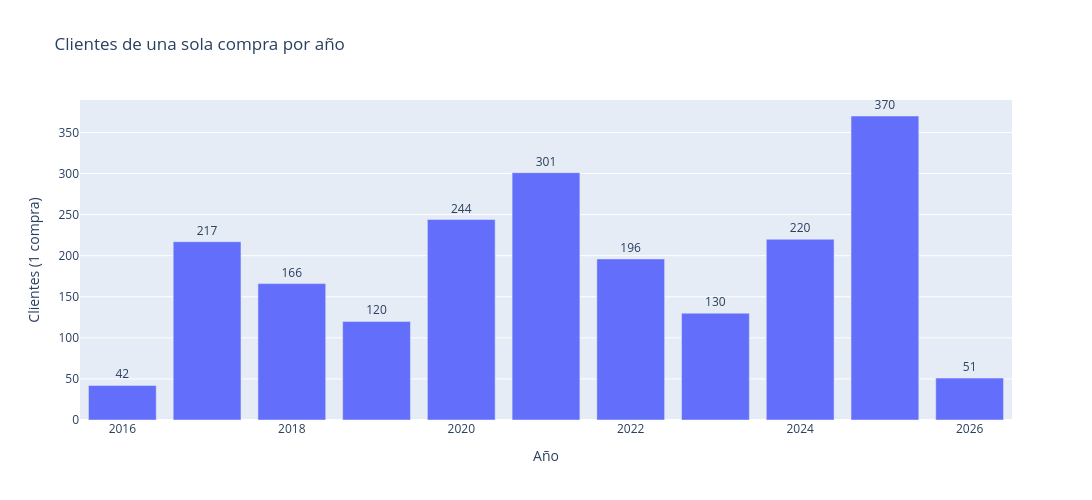

Notebook cell for this chart:
### Code cell
fig = px.bar(
    nuevos_por_anio,
    x="year",
    y="clientes_unicos",
    text="clientes_unicos",
    title="Clientes de una sola compra por año",
    labels={
        "year": "Año",
        "clientes_unicos": "Clientes (1 compra)"
    },
    width=1100,
    height=500
)

fig.update_traces(textposition="outside")

fig.show()

### Figure 1 — Plotly figure (JSON) as saved in the notebook; plotly's stock layout.template omitted (floating-point values rounded to 4 significant figures)
{"data": [{"hovertemplate": "Año=%{x}<br>Clientes (1 compra)=%{text}<extra></extra>", "legendgroup": "", "marker": {"color": "#636efa", "pattern": {"shape": ""}}, "name": "", "orientation": "v", "showlegend": false, "text": [42.0, 217.0, 166.0, 120.0, 244.0, 301.0, 196.0, 130.0, 220.0, 370.0, 51.0], "textposition": "outside", "type": "bar", "x": [2016, 2017, 2018, 2019, 2020, 2021, 2022, 2023, 2024, 2025, 2026], "xaxis": "x", "y": [42, 217, 166, 120, 244, 301, 196, 130, 220, 370, 51], "yaxis": "y"}], "layout": {"barmode": "relative", "height": 500, "legend": {"tracegroupgap": 0}, "title": {"text": "Clientes de una sola compra por año"}, "width": 1100, "xaxis": {"anchor": "y", "domain": [0, 1], "title": {"text": "Año"}}, "yaxis": {"anchor": "x", "domain": [0, 1], "title": {"text": "Clientes (1 compra)"}}}}
